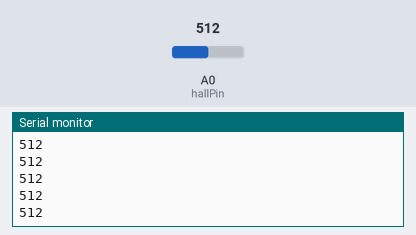
Recording of a program running on a simulated Arduino Nano 33 IoT. Parts: the last lines printed to the serial monitor. The inputs (shaded band) are chosen by the test bench; at power-on: A0 (hallPin) = 512.

Above: at 1.2 s.
1.3 s: A0 (hallPin) set to 716
At 1.31 s:
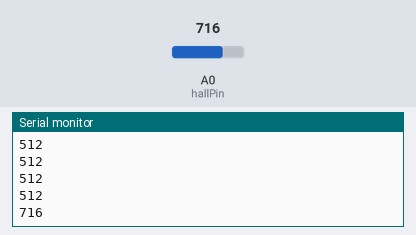
2.8 s: A0 (hallPin) set to 900
At 2.81 s:
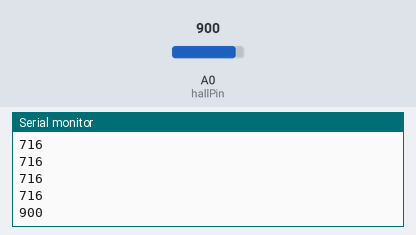
Timing chart, 0 to 5.8 s (numbered marks = the images above; inputs shaded):
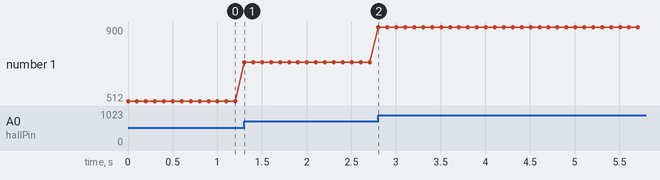

Measured:
- after the input at 1.3 s, the serial monitor: prints a new line at once (image 1)
- after the input at 2.8 s, the serial monitor: prints a new line at once (image 2)
- plotted number 1: 512 → 716 after the input at 1.3 s, 716 → 900 after the input at 2.8 s

The program:

main.cpp
```cpp
#include <Arduino.h>

int hallPin = A0;
int hallValue;

void setup() {
    pinMode(hallPin, INPUT);
    Serial.begin(115200);
}

void loop() {
    hallValue = analogRead(hallPin);
    Serial.println(hallValue);
    delay(100);
}
```
